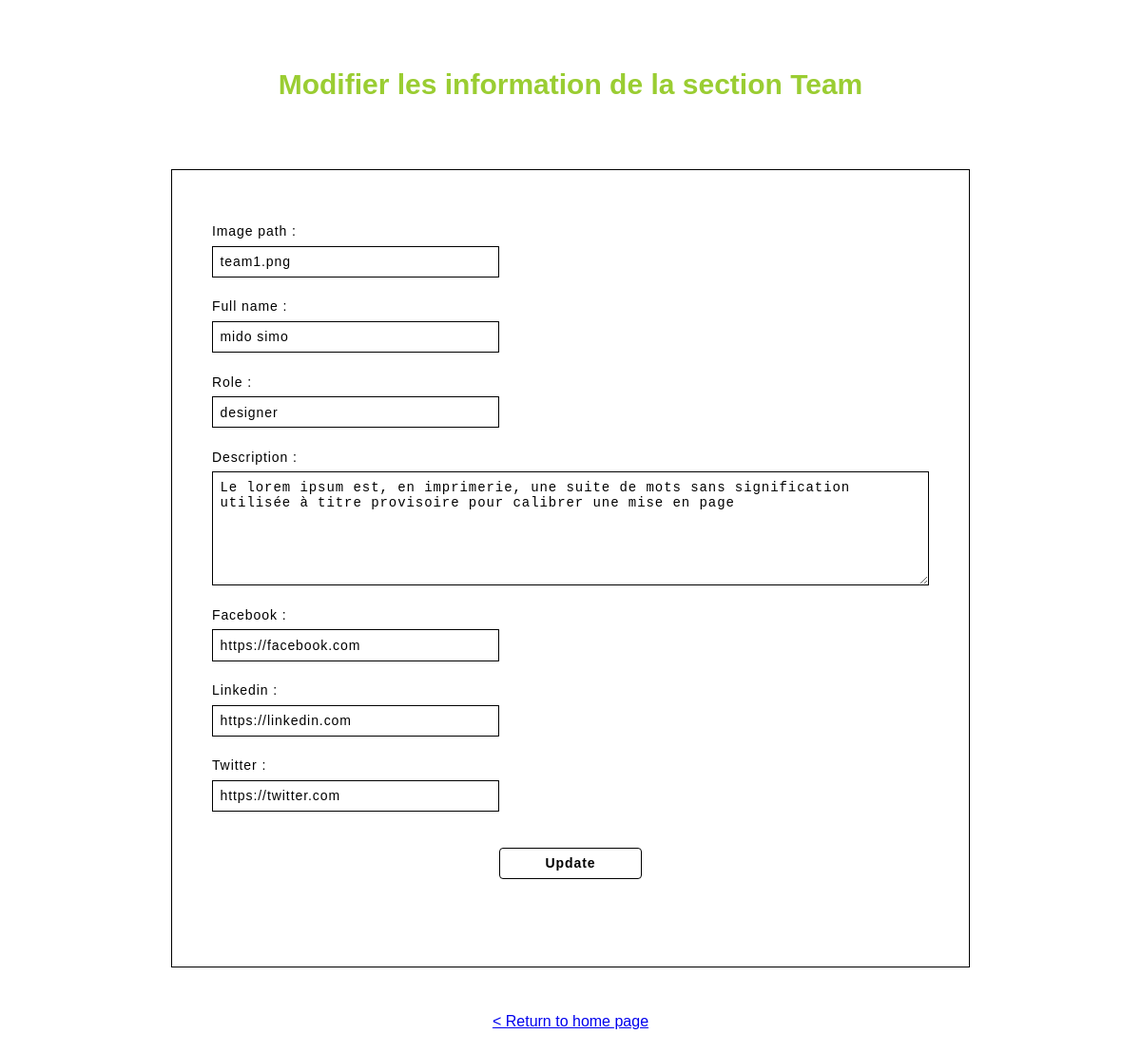
Page /login/admin/edit-team.php?id=5 on the committed database.
### tables this page shows
CREATE TABLE `team` (
  `team_id` int(11) NOT NULL,
  `spa_id` int(11) NOT NULL,
  `team_img` text NOT NULL,
  `team_fullname` varchar(40) NOT NULL,
  `team_role` varchar(60) NOT NULL,
  `team_desc` text NOT NULL,
  `team_facebook` varchar(255) NOT NULL,
  `team_linkedin` varchar(255) NOT NULL,
  `team_twitter` varchar(255) NOT NULL
);

### login/admin/edit-team.php (the view, shortened to what this page needs)
<?php
include '../../config.php';
$id=$_GET['id'];
$sql = 'SELECT * FROM team WHERE team_id=:id';
$stmt = $db->prepare($sql);
$stmt->execute([':id' => $id]);
$info = $stmt->fetch(PDO::FETCH_OBJ);
?>
<!DOCTYPE html>
<html lang="en">
<head>
    <link rel="stylesheet" href="../../css/style.min.css">
    <link rel="stylesheet" href="../../css/supadmin.css">
    <link rel="stylesheet" href="../../css/style.css">
</head>
<body>
<div class="sectionActivity">
        <h2 class="sectionActivity__titleTop">Modifier les information de la section Team </h2>
            <div class="formActivity FormTeam FormTeam2">
                <form class="activityForm" action="" method="POST" enctype="multipart/form-data">
                    <label for="" class="activityForm__labelName">Image path :</label>
                    <input type="text" class="activityForm__proTitle" name="image" value="<?= $info->team_img; ?>">
                    <label for="" class="activityForm__labelName">Full name :</label>
                    <input type="text" class="activityForm__proTitle" name="fullname" value="<?= $info->team_fullname; ?>">
                    <label for="" class="activityForm__labelName">Role :</label>
                    <input type="text" class="activityForm__proTitle" name="role" value="<?= $info->team_role; ?>">
                    <label for="" class="activityForm__labelName">Description :</label>
                    <textarea class="activityForm__description" name="descrip"><?= $info->team_desc; ?></textarea>
                    <label for="" class="activityForm__labelName">Facebook :</label>
                    <input type="text" class="activityForm__proTitle" name="facebook" value="<?= $info->team_facebook; ?>">
                    <label for="" class="activityForm__labelName">Linkedin :</label>
                    <input type="text" class="activityForm__proTitle" name="linkedin" value="<?= $info->team_linkedin; ?>">
                    <label for="" class="activityForm__labelName">Twitter :</label>
                    <input type="text" class="activityForm__proTitle" name="twitter" value="<?= $info->team_twitter; ?>">
                    <input class="activityForm__sendBtn" type="submit" value="Update" name="push">
                </form>
            </div>
            <div class="returnPage"><a href="./homepage.php">< Return to home page</a></div>
        </div>
</body>
</html>

### css/supadmin.css (style rules this page uses)
.sectionActivity { width: 100%; padding-bottom: 2%; }
.sectionActivity__titleTop { margin-top: 6%; text-align: center; color: yellowgreen; }
@media screen and (min-width: 800px) and (max-width: 1300px) { .sectionActivity__titleTop { font-size: 2.5vw; } }
.formActivity { width: 50%; height: 30vw; margin: 4% auto; border: 1px solid black; margin-bottom: 4%; font-size: .9vw; }
@media screen and (min-width: 1000px) and (max-width: 1300px) { .formActivity { width: 70%; height: 38vw; } }
.activityForm { width: 90%; margin: auto; display: flex; flex-direction: column; padding-top: 4%; }
.activityForm__labelName { display: flex; flex-direction: column; margin: 3% 0% 1% 0%; font-size: 14px; letter-spacing: .7pt; }
.activityForm__proTitle { width: 40%; padding: 1%; border: 1px solid black; font-size: 14px; background: none; letter-spacing: .7pt; }
.activityForm__description { height: 10vw; padding: 1%; border: 1px solid black; font-size: 14px; background: none; letter-spacing: .7pt; }
.activityForm__sendBtn { width: 20%; margin: 5% auto; padding: 1%; border-radius: 4px; font-size: 14px; font-weight: 600; background: none; border: 1px solid black; cursor: pointer; letter-spacing: .7pt; }
.returnPage { width: 100%; text-align: center; }
.FormTeam { height: 50vw; }
@media screen and (max-width: 1500px) { .FormTeam { height: 52vw; } }
@media screen and (max-width: 1300px) { .FormTeam { height: 65vw; } }
@media screen and (max-width: 1590px) { .FormTeam2 { height: 54vw; } }
@media screen and (max-width: 1300px) { .FormTeam2 { height: 70vw; } }

### rows in the picture
team: image "team1.png", fullname "mido simo", role "designer", descrip "Le lorem ipsum est, en imprimerie, une suite de mots sans signification utilisée à titre provisoire pour calibrer une mise en page", facebook "https://facebook.com", linkedin "https://linkedin.com", twitter "https://twitter.com"
